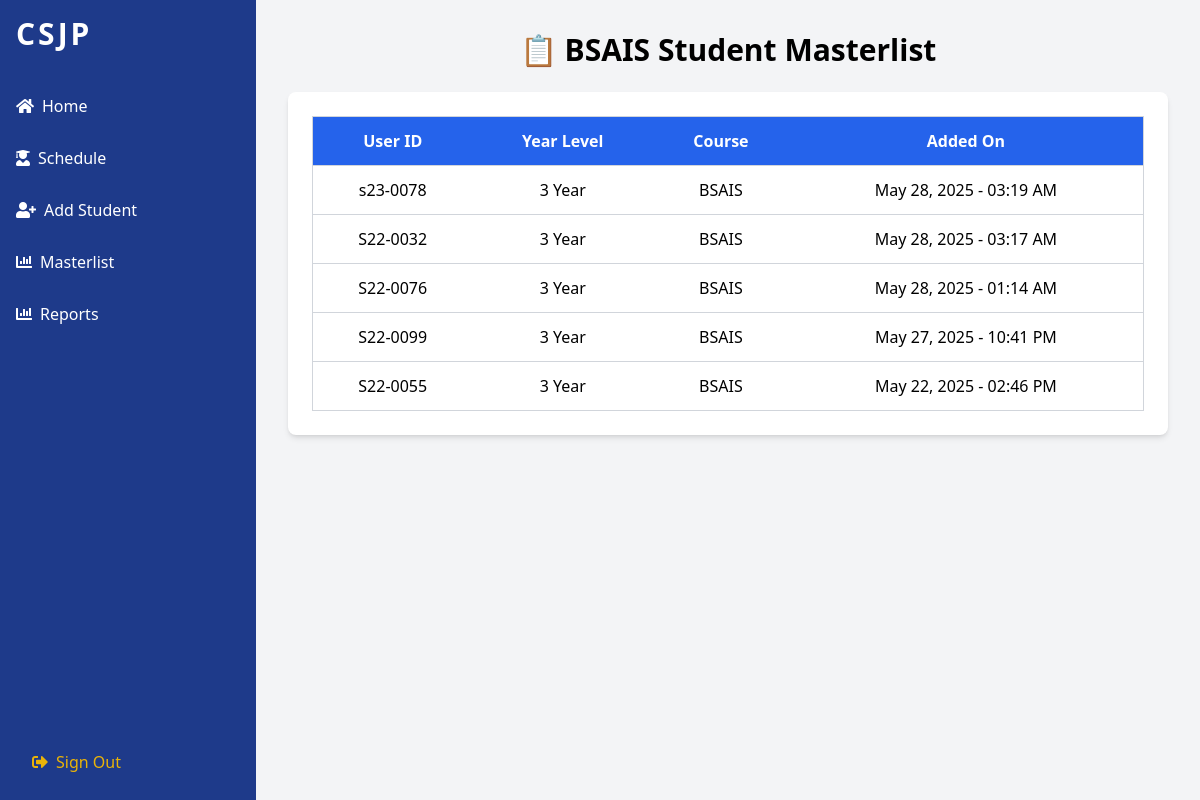
The page /TeacherBSAISMasterlist.php on the database its author committed.
### tables this page shows
CREATE TABLE `addstudent` (
  `id` int(11) NOT NULL,
  `user_id` varchar(50) NOT NULL,
  `year_level_id` int(11) NOT NULL,
  `course_id` int(11) NOT NULL,
  `created_at` timestamp NOT NULL DEFAULT current_timestamp()
);

### TeacherBSAISMasterlist.php (the view, shortened to what this page needs)
<?php
include 'db_connection.php';
$sql = "SELECT user_id, year_level_id, created_at FROM addstudent WHERE course_id = 2 ORDER BY created_at DESC";
$result = $conn->query($sql);
?>
<!DOCTYPE html>
<html>
<head>
    <script src="https://cdn.tailwindcss.com"></script>
    <link href="https://cdnjs.cloudflare.com/ajax/libs/font-awesome/5.15.3/css/all.min.css" rel="stylesheet"/>
</head>
<body class="bg-gray-100 font-sans leading-normal tracking-normal">
    <div class="flex">
		        <div class="w-64 bg-blue-900 h-screen relative">
            <div class="p-4">
                <div class="text-white text-3xl font-bold mb-4 tracking-widest">CSJP</div>
            </div>
            <nav class="text-white">
                <a class="block py-2.5 px-4 hover:bg-blue-700 rounded-md mb-2" href="TeacherBSAISHome.php">
				<i class="fas fa-home mr-2"></i>Home</a>
                <a class="block py-2.5 px-4 hover:bg-blue-700 rounded-md mb-2" href="TeacherBSAISSchedule.php">
                    <i class="fas fa-user-graduate mr-2"></i>Schedule
                </a>
				<a class="block py-2.5 px-4 hover:bg-blue-700 rounded-md mb-2" href="TeacherBSAISAddStudent.php">
				<i class="fas fa-user-plus mr-2"></i>Add Student</a>
				<a class="block py-2.5 px-4 hover:bg-blue-700 rounded-md mb-2" href="TeacherBSAISMasterlist.php">
				<i class="fas fa-chart-bar mr-2"></i>Masterlist
				</a>
                <a class="block py-2.5 px-4 hover:bg-blue-700 rounded-md mb-2" href="TeacherBSAISReports.php">
                    <i class="fas fa-chart-bar mr-2"></i>Reports
                </a>
            </nav>
            <div class="absolute bottom-0 w-full p-4">
               <a class="block py-2.5 px-4 text-yellow-500 hover:text-yellow-600" href="CSJPlogin.php">
          <i class="fas fa-sign-out-alt mr-2"></i>Sign Out
        </a>
            </div>
        </div>
        <div class="flex-1 p-8">
            <h1 class="text-3xl font-bold mb-6 text-center">📋 BSAIS Student Masterlist</h1>
            <div class="bg-white rounded-lg shadow-md p-6">
                <table class="w-full border border-gray-300">
                    <thead>
                        <tr class="bg-blue-600 text-white">
                            <th class="p-3">User ID</th>
                            <th class="p-3">Year Level</th>
                            <th class="p-3">Course</th>
                            <th class="p-3">Added On</th>
                        </tr>
                    </thead>
                    <tbody>
                        <?php while ($row = $result->fetch_assoc()): ?>
                        <tr class="text-center border-t border-gray-300">
                            <td class="p-3"><?php echo htmlspecialchars($row['user_id']); ?></td>
                            <td class="p-3"><?php echo htmlspecialchars($row['year_level_id']); ?> Year</td>
                            <td class="p-3">BSAIS</td>
                            <td class="p-3"><?php echo htmlspecialchars(date("F j, Y - h:i A", strtotime($row['created_at']))); ?></td>
                        </tr>
                        <?php endwhile; ?>
                    </tbody>
                </table>
            </div>
        </div>
    </div>
</body>
</html>

### rows shown on the page
addstudent: user "s23-0078", year_level "3", created_at "May 28, 2025 - 03:19 AM"
addstudent: user "S22-0032", year_level "3", created_at "May 28, 2025 - 03:17 AM"
addstudent: user "S22-0076", year_level "3", created_at "May 28, 2025 - 01:14 AM"
addstudent: user "S22-0099", year_level "3", created_at "May 27, 2025 - 10:41 PM"
addstudent: user "S22-0055", year_level "3", created_at "May 22, 2025 - 02:46 PM"
